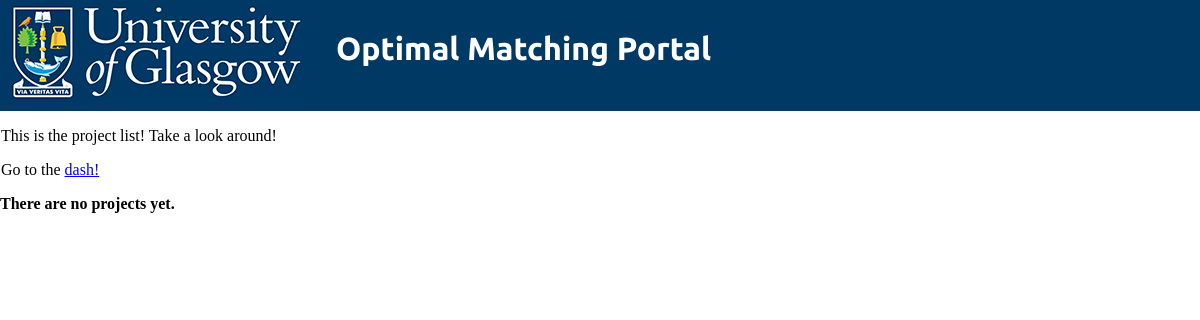
Page /omp/dash/projects/ on the earlier database version.
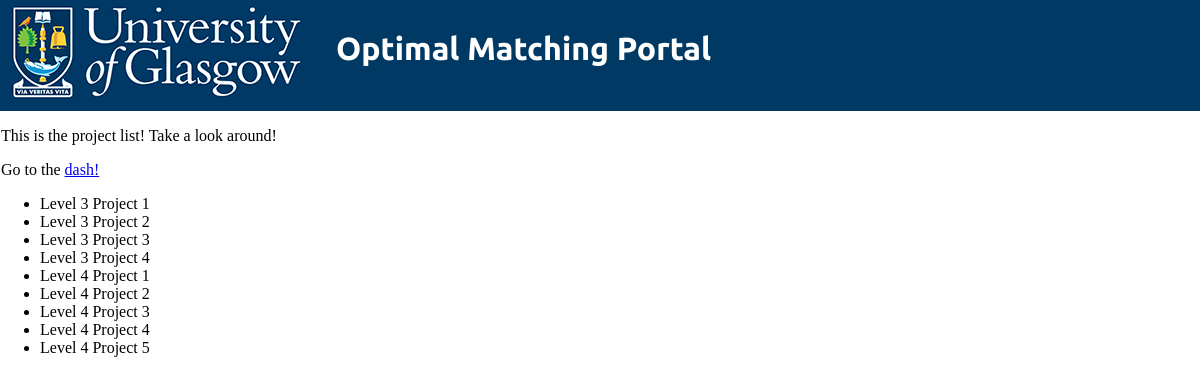
Same page on the later database version.
### omp/models.py (models this page shows, shortened)
class Project(models.Model):
    id = models.CharField(max_length=10, unique=True, primary_key=True)
    name = models.CharField(max_length=128)
    description = models.CharField(max_length=500)
    softeng = models.BooleanField(default=False)
    category = models.ForeignKey(Category, default="None")
    slug = models.SlugField(unique = True)
    class Meta:
        verbose_name_plural = 'projects'

### omp/views.py (the view)
def projects(request):
    project_list = Project.objects.order_by('name')
    context_dict = {'projects': project_list}
    return render(request, 'omp/projects.html', context=context_dict)

### templates/omp/projects.html (shortened to what this page needs)
<!DOCTYPE html>
{% extends 'omp/base.html' %}
{% block content %}
    <p>This is the project list! Take a look around!</p>
    <p>Go to the <a href="/omp/dash">dash!</a></p>
    <div>
        {% if projects %}
        <ul>
            {% for project in projects %}
                <li>{{ project.name }}</li>
            {% endfor %}
        </ul>
        {% else %}
            <strong>There are no projects yet.</strong>
        {% endif %}
    </div>
{% endblock %}

### templates/omp/base.html (shortened to what this page needs)
<!DOCTYPE html>
{% load staticfiles %}
<html lang="en">
<head>
    <link rel="stylesheet" href="{% static 'css/base.css' %}" />
</head>
<body>
    <ul id="navbar">
      <li><img src="{% static 'images/UofG.png' %}" alt="University of Glasgow Logo" /></li>
      <li><h1>Optimal Matching Portal</h1></li>
    </ul>
    {% block content %}
    {% endblock %}
</body>
</html>

### static/css/base.css (style rules this page uses)
html, body { margin: 0; padding: 0; }
#navbar { list-style-type: none; margin: 0; padding: 0; overflow: hidden; background-color: #003964; font-family: 'Ubuntu', sans-serif; }
#navbar h1 { text-align: center; color: #ffffff; margin: 30px; }
#navbar li { float: left; }
p { margin-left: 1px }

Differences in the rows shown:
added Project: name "Level 3 Project 1"
added Project: name "Level 3 Project 2"
added Project: name "Level 3 Project 3"
added Project: name "Level 3 Project 4"
added Project: name "Level 4 Project 1"
added Project: name "Level 4 Project 2"
added Project: name "Level 4 Project 3"
added Project: name "Level 4 Project 4"
added Project: name "Level 4 Project 5"
Other differences:
text no longer shown: "There are no projects yet."
